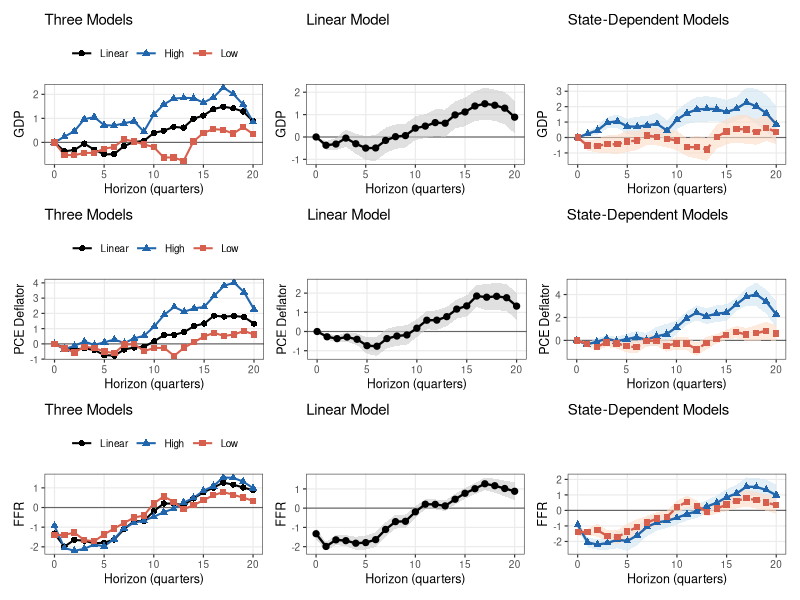

This chart was generated by the following R code: (Note: this script raises an error after producing the figure.)
# =============================================================================
# Fig_5.R
# Headline variables: GDP + PCE Deflator + FFR  (Romer-Romer shock)
# Lab methods: lm() (Lab 4), sandwich::NeweyWest(), ggplot2 (Lab 2/4/9)
# INPUTS:  All_data.xls, Ct_dummies.csv
# OUTPUT:  Fig_5.png
# =============================================================================
rm(list = ls())
library(readxl); library(sandwich); library(ggplot2); library(patchwork)

# --- Load data ---------------------------------------------------------------
macro   <- read_excel("../data/All_data.xls", sheet = "Macro_data")
n       <- nrow(macro)
yr      <- seq(1975.0, by = 0.25, length.out = n)
log_GDP <- log(as.numeric(macro$RGDP)) * 100
log_CPI <- log(as.numeric(macro$PCE))  * 100
FFR     <- as.numeric(macro$FFR)
RRSHOCK <- as.numeric(macro$RRSHOCK)    # Romer & Romer (2004) identified shock

dum     <- read.csv("../data/Ct_dummies.csv")
idx_dum <- match(round(dum$year, 4), round(yr, 4))
p1 <- rep(NA, n); p1[idx_dum] <- dum$p1
n1 <- rep(NA, n); n1[idx_dum] <- dum$n1

smpl   <- yr >= 1981.0 & yr <= 2007.75
T_smpl <- sum(smpl)
bw_fix <- floor(0.75 * T_smpl^(1/3))
cat("Sample:", T_smpl, "quarters | NW bandwidth:", bw_fix, "\n")

# --- Helper functions --------------------------------------------------------
# Note: RRSHOCK is the shock; FFR lags remain as controls (standard LP practice)
lag_vec <- function(x, l) c(rep(NA, l), x[seq_len(n - l)])

make_reg_df <- function(Y_lead) {
  df <- data.frame(Y = Y_lead, SHOCK = RRSHOCK, p1 = p1, n1 = n1,
                   trend = seq_len(n), trend2 = seq_len(n)^2)
  df$p1_SHOCK <- p1 * RRSHOCK;  df$n1_SHOCK <- n1 * RRSHOCK
  for (l in 0:4) {
    df[[paste0("gdp_l", l)]]    <- lag_vec(log_GDP, l)
    df[[paste0("cpi_l", l)]]    <- lag_vec(log_CPI, l)
    df[[paste0("p1_gdp_l", l)]] <- p1 * df[[paste0("gdp_l", l)]]
    df[[paste0("n1_gdp_l", l)]] <- n1 * df[[paste0("gdp_l", l)]]
    df[[paste0("p1_cpi_l", l)]] <- p1 * df[[paste0("cpi_l", l)]]
    df[[paste0("n1_cpi_l", l)]] <- n1 * df[[paste0("cpi_l", l)]]
  }
  for (l in 1:4) {
    df[[paste0("ffr_l", l)]]    <- lag_vec(FFR, l)    # FFR lags as controls
    df[[paste0("p1_ffr_l", l)]] <- p1 * df[[paste0("ffr_l", l)]]
    df[[paste0("n1_ffr_l", l)]] <- n1 * df[[paste0("ffr_l", l)]]
  }
  df[smpl, ]
}

run_lp_h <- function(Y_lead, bw) {
  df <- make_reg_df(Y_lead);  df <- df[complete.cases(df), ]

  lin_rhs <- c("SHOCK", paste0("gdp_l", 0:4), paste0("cpi_l", 0:4),
               paste0("ffr_l", 1:4), "trend", "trend2")
  m_lin <- lm(as.formula(paste("Y ~", paste(lin_rhs, collapse = " + "))), data = df)
  V_lin <- NeweyWest(m_lin, lag = bw, prewhite = FALSE)

  sd_rhs <- c("0", "p1", "n1", "p1_SHOCK", "n1_SHOCK",
              paste0("p1_gdp_l", 0:4), paste0("n1_gdp_l", 0:4),
              paste0("p1_cpi_l", 0:4), paste0("n1_cpi_l", 0:4),
              paste0("p1_ffr_l", 1:4), paste0("n1_ffr_l", 1:4),
              "trend", "trend2")
  m_sd <- lm(as.formula(paste("Y ~", paste(sd_rhs, collapse = " + "))), data = df)
  V_sd <- NeweyWest(m_sd, lag = bw, prewhite = FALSE)

  list(b_lin = -coef(m_lin)["SHOCK"],   s_lin = sqrt(V_lin["SHOCK","SHOCK"]),
       b_H   = -coef(m_sd)["p1_SHOCK"], s_H   = sqrt(V_sd["p1_SHOCK","p1_SHOCK"]),
       b_L   = -coef(m_sd)["n1_SHOCK"], s_L   = sqrt(V_sd["n1_SHOCK","n1_SHOCK"]))
}

# --- Run LP ------------------------------------------------------------------
H_max   <- 20;  h_seq <- 0:H_max
vars_ls <- list(GDP = log_GDP, `PCE Deflator` = log_CPI, FFR = FFR)
results <- list()

cat("Running LP (RR shock) h = 0 to", H_max, "...\n")
for (hi in seq_along(h_seq)) {
  h <- h_seq[hi];  res_h <- list()
  for (vname in names(vars_ls)) {
    y_v <- vars_ls[[vname]]
    res_h[[vname]] <- run_lp_h(c(y_v[(h+1):n], rep(NA, h)), bw_fix)
  }
  results[[hi]] <- res_h
}

# --- Compile IRF data frame --------------------------------------------------
irf_df <- do.call(rbind, lapply(seq_along(h_seq), function(hi) {
  h <- h_seq[hi];  res <- results[[hi]]
  do.call(rbind, lapply(names(vars_ls), function(vname) {
    r <- res[[vname]]
    data.frame(h = h, var = vname, model = c("Linear","High","Low"),
               est = c(r$b_lin, r$b_H, r$b_L),
               se  = c(r$s_lin, r$s_H, r$s_L), stringsAsFactors = FALSE)
  }))
}))
irf_df$lower <- irf_df$est - irf_df$se
irf_df$upper <- irf_df$est + irf_df$se
irf_df$var   <- factor(irf_df$var,   levels = c("GDP","PCE Deflator","FFR"))
irf_df$model <- factor(irf_df$model, levels = c("Linear","High","Low"))

# --- ggplot2 panel functions -------------------------------------------------
col_map <- c(Linear = "black", High = "#2166ac", Low = "#d6604d")
shp_map <- c(Linear = 16, High = 17, Low = 15)

plot_three <- function(vl) {
  sub <- irf_df[irf_df$var == vl, ]
  ggplot(sub, aes(x = h, y = est, colour = model, shape = model)) +
    geom_hline(yintercept = 0, colour = "grey40", linewidth = 0.4) +
    geom_line(linewidth = 0.7) + geom_point(size = 1.8) +
    scale_colour_manual(values = col_map) + scale_shape_manual(values = shp_map) +
    scale_x_continuous(breaks = c(0,5,10,15,20)) +
    labs(x = "Horizon (quarters)", y = vl, title = "Three Models",
         colour = NULL, shape = NULL) +
    theme_bw(base_size = 9) +
    theme(legend.position = "top", panel.grid.minor = element_blank())
}
plot_linear <- function(vl) {
  sub <- irf_df[irf_df$var == vl & irf_df$model == "Linear", ]
  ggplot(sub, aes(x = h)) +
    geom_hline(yintercept = 0, colour = "grey40", linewidth = 0.4) +
    geom_ribbon(aes(ymin = lower, ymax = upper), fill = "grey80", alpha = 0.6) +
    geom_line(aes(y = est), colour = "black", linewidth = 0.8) +
    geom_point(aes(y = est), colour = "black", size = 1.8) +
    scale_x_continuous(breaks = c(0,5,10,15,20)) +
    labs(x = "Horizon (quarters)", y = vl, title = "Linear Model") +
    theme_bw(base_size = 9) + theme(panel.grid.minor = element_blank())
}
plot_state <- function(vl) {
  sH <- irf_df[irf_df$var == vl & irf_df$model == "High", ]
  sL <- irf_df[irf_df$var == vl & irf_df$model == "Low",  ]
  ggplot() +
    geom_hline(yintercept = 0, colour = "grey40", linewidth = 0.4) +
    geom_ribbon(data = sH, aes(x=h, ymin=lower, ymax=upper), fill="#d1e5f0", alpha=0.6) +
    geom_ribbon(data = sL, aes(x=h, ymin=lower, ymax=upper), fill="#fddbc7", alpha=0.6) +
    geom_line(data=sH, aes(x=h,y=est), colour="#2166ac", linewidth=0.8) +
    geom_point(data=sH, aes(x=h,y=est), colour="#2166ac", shape=17, size=1.8) +
    geom_line(data=sL, aes(x=h,y=est), colour="#d6604d", linewidth=0.8, linetype="dashed") +
    geom_point(data=sL, aes(x=h,y=est), colour="#d6604d", shape=15, size=1.8) +
    scale_x_continuous(breaks = c(0,5,10,15,20)) +
    labs(x = "Horizon (quarters)", y = vl, title = "State-Dependent Models") +
    theme_bw(base_size = 9) + theme(panel.grid.minor = element_blank())
}

# --- Assemble and save -------------------------------------------------------
var_labs <- c("GDP","PCE Deflator","FFR")
panels   <- lapply(var_labs, function(vl) plot_three(vl) | plot_linear(vl) | plot_state(vl))
fig5 <- panels[[1]] / panels[[2]] / panels[[3]]
ggsave("../output/Fig_5.png", fig5, width = 12, height = 10, dpi = 200)
cat("Saved: Fig_5.png\n")
